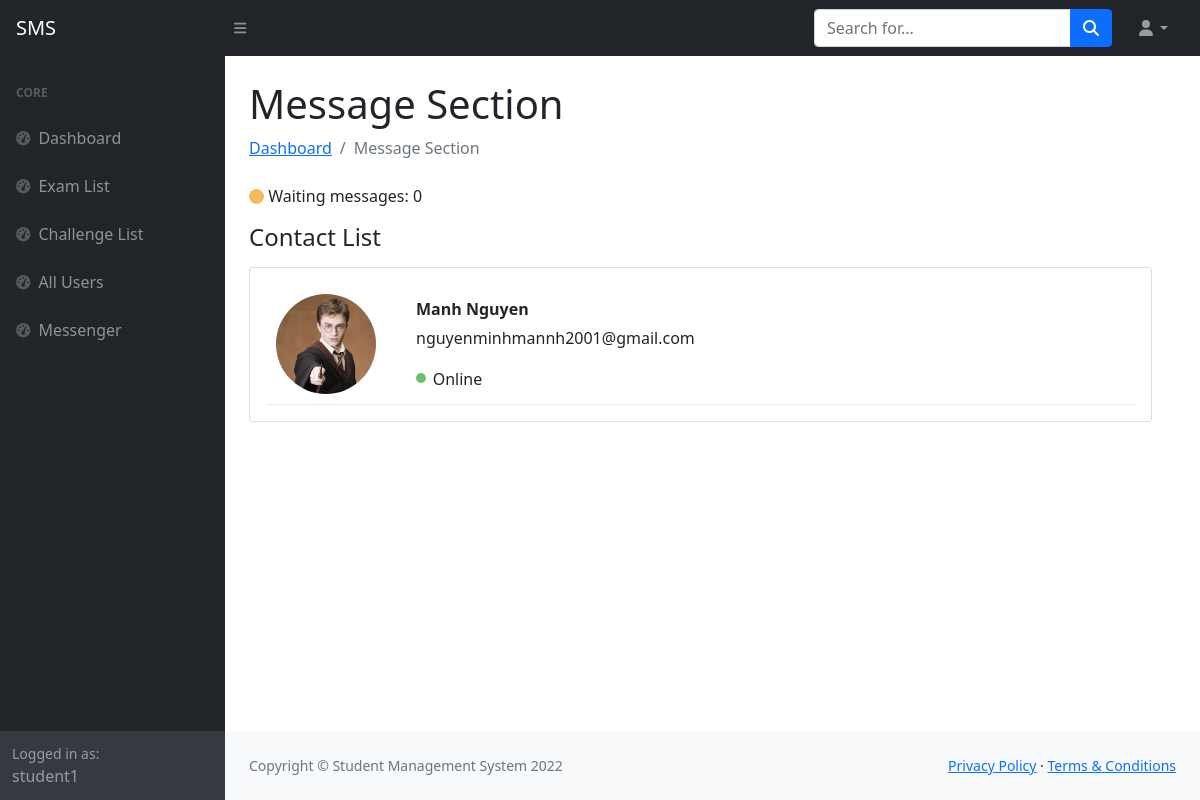
/message-section.php (signed in), run on the app's committed database.
### tables this page shows
CREATE TABLE `Users` (
  `user_id` int(6) UNSIGNED NOT NULL,
  `user_firstname` varchar(20) NOT NULL,
  `user_lastname` varchar(20) NOT NULL,
  `user_email` varchar(50) NOT NULL,
  `user_phone_number` varchar(20) NOT NULL,
  `user_class` varchar(10) DEFAULT NULL,
  `user_gender` varchar(10) DEFAULT NULL,
  `user_date_of_birth` datetime DEFAULT NULL,
  `user_photo` varchar(100) DEFAULT NULL,
  `user_account` varchar(30) NOT NULL,
  `user_password` varchar(100) NOT NULL,
  `user_position` varchar(10) NOT NULL,
  `user_start_date` datetime DEFAULT current_timestamp()
);

### message-section.php (the view, shortened to what this page needs)
<?php
    $username = $_SESSION['username'];
?>
<!DOCTYPE html>
<html lang="en">
    <head>
        <link href="https://cdn.jsdelivr.net/npm/simple-datatables@latest/dist/style.css" rel="stylesheet" />
        <link href="css/styles2.css" rel="stylesheet" />
    </head>
    <body class="sb-nav-fixed">
        <?php include 'admin-panel-topbar.php' ?>
        <div id="layoutSidenav">
            <?php include 'admin-panel-sidebar.php' ?>
            <div id="layoutSidenav_content">
                <main>
                    <div class="container-fluid px-4">
                        <h1 class="mt-4">Message Section</h1>
                        <ol class="breadcrumb mb-4">
                            <li class="breadcrumb-item"><a href="admin-panel.php">Dashboard</a></li>
                            <li class="breadcrumb-item active">Message Section</li>
                        </ol>
                        <div class="row">
                            <div class="col-md-12 grid-margin">
                                <div class="d-flex align-items-center">
                                    <?php
                                        $stmt = $conn->prepare("SELECT * FROM Users WHERE user_account = :user_account;");
                                        $stmt->bindParam(':user_account', $username);
                                        $stmt->execute();
                                        $result = $stmt->fetch(PDO::FETCH_ASSOC);
                                        $current_user_id = $result['user_id'];
                                        $stmt = $conn->prepare("SELECT DISTINCT contact_owner_id, contact_guest_id, contact_status FROM Contacts WHERE contact_guest_id=:contact_guest_id AND contact_status = 'waiting'");
                                        $stmt->bindParam(':contact_guest_id', $current_user_id);
                                        $stmt->execute();
                                        $results = $stmt->fetchAll(PDO::FETCH_ASSOC);
                                        $total_no_waiting_message = count($results);
                                        $stmt = $conn->prepare("SELECT DISTINCT contact_owner_id, contact_guest_id FROM Contacts WHERE contact_guest_id=:contact_guest_id OR contact_owner_id=:contact_guest_id");
                                        $stmt->bindParam(':contact_guest_id', $current_user_id);
                                        $stmt->execute();
                                        $results = $stmt->fetchAll(PDO::FETCH_ASSOC);
                                    ?>
                                    <span style="height: 15px; width: 15px; background-color: #f4ba60; border-radius: 50%; display: inline-block;"></span>&nbsp<p style="margin-bottom: 0;">Waiting messages: <?php echo "$total_no_waiting_message"; ?></p>
                                </div>
                            </div>
                            <h4 style="margin-bottom: 0px; margin-top: 15px;">Contact List</h4>
                            <div class="row" style="margin-top: 15px;">
                                <div class="col-md-12 grid-margin">
                                    <div class="card">
                                        <div class="card-body">
                                            <div>
                                                <?php
                                                    if (count($results) == 0) {
                                                        echo "You don't have any contact to anyone.";
                                                    } else {
                                                        $already_show = [];
                                                        foreach ($results as $result) {
                                                            $contact_user_id = $result['contact_owner_id'];
                                                            if ($contact_user_id == $current_user_id) {
                                                                $contact_user_id = $result['contact_guest_id'];
                                                                if (!in_array($contact_user_id, $already_show)) {
                                                                    array_push($already_show, $contact_user_id);
                                                                } else {
                                                                    continue;
                                                                }
                                                            } else {
                                                                if (!in_array($contact_user_id, $already_show)) {
                                                                    array_push($already_show, $contact_user_id);
                                                                } else {
                                                                    continue;
                                                                }
                                                            }
                                                            $stmt = $conn->prepare("SELECT * FROM Users WHERE user_id=:user_id;");
                                                            $stmt->bindParam(':user_id', $contact_user_id);
                                                            $stmt->execute();
                                                            $contact_user_information = $stmt->fetch(PDO::FETCH_ASSOC);
                                                            $contact_user_email = $contact_user_information['user_email'];
                                                            $contact_user_name = $contact_user_information['user_firstname'] . " " . $contact_user_information['user_lastname'];
                                                            $contact_user_photo = $contact_user_information['user_photo'];
                                                            $contact_user_photo_url = 'images/' . $contact_user_photo;
                                                            echo "
                                                                <a href='messenger.php?owner_id=$current_user_id&guest_id=$contact_user_id' style='text-decoration: none; color: inherit;'>
                                                                    <div class='d-flex friend' style='border-bottom:1px solid #e7ebee;'>
                                                                ";
                                                                if ($contact_user_photo_url == "images/") {
                                                                    echo "<img src='https://dummyimage.com/100x100/343a40/6c757d' alt='' class='user-image'>";
                                                                }
                                                                else {
                                                                    echo "<div style='background-image: url(" . "$contact_user_photo_url" . "); width: 100px; height: 100px; background-size: cover;' class='user-image'></div>";
                                                                }
                                                            echo "
                                                                        <div class='d-flex flex-column justify-content-center'>
                                                                            <p class='username' style='margin-bottom: 5px;'><strong>$contact_user_name</strong></p>
                                                                            <p class='email'>$contact_user_email</p>
                                                            ";
                                                            if ($contact_user_id != $current_user_id) {
                                                                $stmt = $conn->prepare("SELECT * FROM Contacts WHERE (contact_guest_id=:contact_guest_id AND contact_owner_id=:contact_owner_id) AND contact_status='waiting'");
                                                                $stmt->bindParam(':contact_owner_id', $contact_user_id);
                                                                $stmt->bindParam(':contact_guest_id', $current_user_id);
                                                                $stmt->execute();
                                                                $results = $stmt->fetchAll();
                                                                if (count($results) == 0) {
                                                                    echo "
                                                                                    <div class='d-flex align-items-center'>
                                                                                            <span style='height: 10px; width: 10px; background-color: #6cc16f; border-radius: 50%; display: inline-block; margin: 7px; margin-left: 0px;'>
                                                                                            <p style='width: 100px; margin-bottom: 0; margin-top: -6px;'>&nbsp&nbsp&nbsp&nbspOnline</p>
                                                                                    </div>
                                                                                </div>
                                                                            </div>
                                                                        </a>
                                                                    ";
                                                                }
                                                            }
                                                        }
                                                    }
                                                ?>
                                            </div>
                                        </div>
                                    </div>
                                </div>
                            </div>
                        </div>
                    </div>
                </main>
                <footer class="py-4 bg-light mt-auto">
                    <div class="container-fluid px-4">
                        <div class="d-flex align-items-center justify-content-between small">
                            <div class="text-muted">Copyright &copy; Student Management System 2022</div>
                            <div>
                                <a href="#">Privacy Policy</a>
                                &middot;
                                <a href="#">Terms &amp; Conditions</a>
                            </div>
                        </div>
                    </div>
                </footer>
            </div>
        </div>
    </body>
</html>

### message-section.php (style rules this page uses)
.user-image { width:100px; border-radius:50%; margin:10px; margin-right: 40px; }

### data on the page
users: user_photo (picture), contact_user_name "Manh Nguyen", user_email "nguyenminhmannh2001@gmail.com"

### other printed values
$user_username "student1"
$total_no_waiting_message "0"
